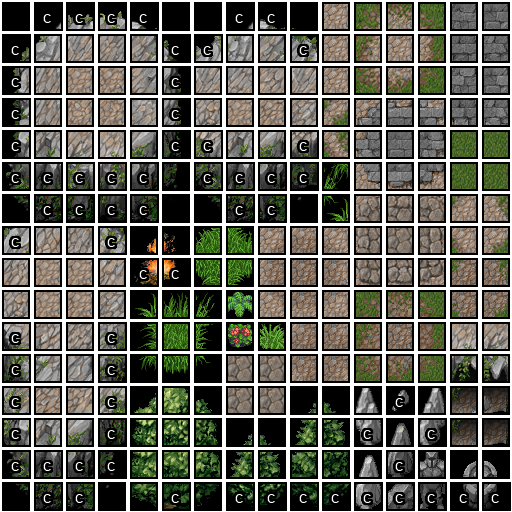

Rendered tile map (Tiled .tmx) drawn with the repository's tilesets; below, a short description and the full map source, tile grids included:
An orthogonal 16x16 tile map with 32x32 px tiles, 2 tile layers (ground, collision), 1 hidden layer not drawn, 3 tilesets.

<map version="1.0" orientation="orthogonal" width="16" height="16" tilewidth="32" tileheight="32">
 <tileset firstgid="1" name="data" tilewidth="32" tileheight="32">
  <image source="img.png" width="512" height="512" />
 </tileset>
 <tileset firstgid="257" name="height" tilewidth="32" tileheight="32">
  <image source="../data_sample.png" width="128" height="64" />
 </tileset>
 <tileset firstgid="265" name="collision" tilewidth="32" tileheight="32">
  <image source="../collision_sample.png" width="128" height="64" />
 </tileset>
 <layer name="ground" width="16" height="16">
  <data encoding="csv">
1,2,3,4,5,6,7,8,9,10,11,12,13,14,15,16,
17,18,19,20,21,22,23,24,25,26,27,28,29,30,31,32,
33,34,35,36,37,38,39,40,41,42,43,44,45,46,47,48,
49,50,51,52,53,54,55,56,57,58,59,60,61,62,63,64,
65,66,67,68,69,70,71,72,73,74,75,76,77,78,79,80,
81,82,83,84,85,86,87,88,89,90,91,92,93,94,95,96,
97,98,99,100,101,102,103,104,105,106,107,108,109,110,111,112,
113,114,115,116,117,118,119,120,121,122,123,124,125,126,127,128,
129,130,131,132,133,134,135,136,137,138,139,140,141,142,143,144,
145,146,147,148,149,150,151,152,153,154,155,156,157,158,159,160,
161,162,163,164,165,166,167,168,169,170,171,172,173,174,175,176,
177,178,179,180,181,182,183,184,185,186,187,188,189,190,191,192,
193,194,195,196,197,198,199,200,201,202,203,204,205,206,207,208,
209,210,211,212,213,214,215,216,217,218,219,220,221,222,223,224,
225,226,227,228,229,230,231,232,233,234,235,236,237,238,239,240,
241,242,243,244,245,246,247,248,249,250,251,252,253,254,255,256
</data>
 </layer>
 <layer name="height" width="16" height="16" visible="0">
  <data encoding="csv">
257,260,260,260,260,257,257,260,260,257,257,257,257,257,257,257,
260,260,260,260,260,260,260,260,260,260,257,257,257,257,257,257,
260,260,260,260,260,260,260,260,260,260,257,257,257,257,257,257,
260,260,260,260,260,260,260,260,260,260,257,257,257,257,257,257,
259,260,260,260,260,259,259,260,260,259,257,257,257,257,257,257,
258,259,259,259,259,258,258,259,259,258,257,257,257,257,257,257,
257,258,258,258,258,257,257,258,258,257,257,257,257,257,257,257,
260,260,260,260,259,259,257,257,257,257,257,257,257,257,257,257,
260,260,260,260,258,258,257,257,257,257,257,257,257,257,257,257,
260,260,260,260,257,257,257,257,257,257,257,257,257,257,257,257,
259,260,260,259,257,257,257,257,257,257,257,257,257,257,257,257,
258,260,260,258,257,257,257,257,257,257,257,257,257,257,259,259,
260,260,260,260,261,261,261,257,257,261,261,259,257,259,257,257,
259,260,260,259,260,260,260,260,260,260,260,258,259,258,257,257,
258,259,259,258,259,259,259,259,259,259,259,259,258,259,259,257,
257,258,258,257,258,258,258,258,258,258,258,258,257,258,258,258
</data>
 </layer>
 <layer name="collision" width="16" height="16">
  <data encoding="csv">
268,266,266,266,266,268,268,266,266,268,268,268,268,268,268,268,
266,268,268,268,268,266,266,268,268,266,268,268,268,268,268,268,
266,268,268,268,268,266,268,268,268,268,268,268,268,268,268,268,
266,268,268,268,268,266,268,268,268,268,268,268,268,268,268,268,
266,268,268,268,268,266,266,268,268,266,268,268,268,268,268,268,
266,266,266,266,266,268,266,266,266,266,268,268,268,268,268,268,
268,266,266,266,266,268,268,266,266,268,268,268,268,268,268,268,
266,268,268,266,268,268,268,268,268,268,268,268,268,268,268,268,
268,268,268,268,266,266,268,268,268,268,268,268,268,268,268,268,
268,268,268,268,268,268,268,268,268,268,268,268,268,268,268,268,
266,268,268,266,268,268,268,268,268,268,268,268,268,268,268,268,
266,268,268,266,268,268,268,268,268,268,268,268,268,268,268,268,
266,268,268,266,268,268,268,268,268,268,268,268,266,268,268,268,
266,268,268,266,268,268,268,268,268,268,268,266,268,266,268,268,
266,266,266,266,268,268,268,268,268,268,268,268,266,268,268,268,
268,266,266,268,268,266,268,266,266,266,266,266,266,266,266,266
</data>
 </layer>
</map>
